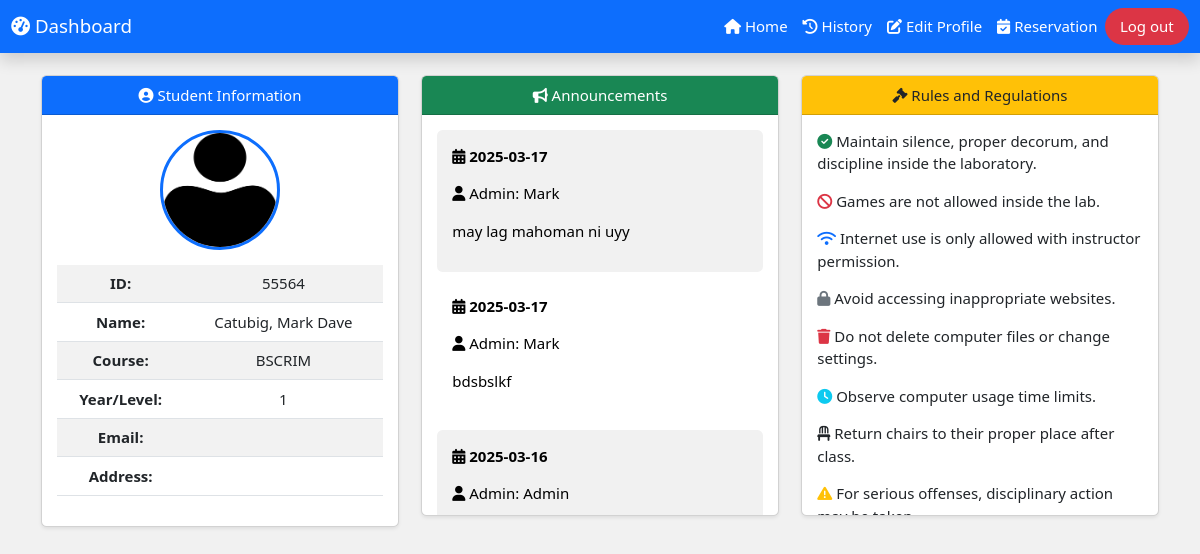
The page /users/home.php (signed in) on the database its author committed.
### tables this page shows
CREATE TABLE `user` (
  `id` int(11) NOT NULL,
  `lname` varchar(50) DEFAULT NULL,
  `fname` varchar(50) DEFAULT NULL,
  `MName` varchar(50) DEFAULT NULL,
  `Course` varchar(50) DEFAULT NULL,
  `Level` varchar(10) DEFAULT NULL,
  `username` varchar(50) DEFAULT NULL,
  `password` varchar(255) NOT NULL,
  `remaining_sesssion` int(11) NOT NULL,
  `image` varchar(255) DEFAULT NULL,
  `email` varchar(100) NOT NULL,
  `address` varchar(255) DEFAULT NULL,
  `role` enum('admin','user') NOT NULL DEFAULT 'user'
);

CREATE TABLE `announce` (
  `announce_id` int(11) NOT NULL,
  `admin_name` varchar(20) NOT NULL,
  `date` varchar(20) NOT NULL,
  `message` varchar(255) NOT NULL
);

### users/home.php (the view, shortened to what this page needs)
<?php
include('db.php');
$username = $_SESSION['username'];
$query = "SELECT id, lname, fname, MName, email, course, level, image, address FROM user WHERE username = ?";
$stmt = $con->prepare($query);
$stmt->bind_param("s", $username);
$stmt->execute();
$result = $stmt->get_result();
if ($result->num_rows > 0) {
    $user_data = $result->fetch_assoc();
} else {
    echo "<script>alert('User not found!'); window.location.href = 'index.php';</script>";
    exit();
}
?>
<!DOCTYPE html>
<html lang="en">
<head>
    <link rel="stylesheet" href="w3.css">
    <link rel="stylesheet" href="https://cdn.jsdelivr.net/npm/bootstrap@5.3.0/dist/css/bootstrap.min.css">
    <link rel="stylesheet" href="https://cdnjs.cloudflare.com/ajax/libs/font-awesome/6.5.1/css/all.min.css">
</head>
<body class="w3-light-grey">
<nav class="navbar navbar-expand-lg navbar-dark bg-primary shadow">
    <div class="container-fluid">
        <a class="navbar-brand text-white" href="home.php"><i class="fas fa-tachometer-alt"></i> Dashboard</a>
        <div class="navbar-nav ms-auto">
            <a href="home.php" class="nav-link text-white active">
                <i class="fas fa-home"></i> Home
            </a>
            <a href="#" class="nav-link text-white">
                <i class="fas fa-history"></i> History
            </a>
            <a href="edit.php" class="nav-link text-white">
                <i class="fa-solid fa-pen-to-square"></i> Edit Profile
            </a>
            <a href="reservation.php" class="nav-link text-white">
                <i class="fas fa-calendar-check"></i> Reservation
            </a>
            <a href="index.php" class="nav-link text-white bg-danger rounded-pill px-3">Log out</a>
        </div>
    </div>
</nav>
<div class="container mt-4">
    <div class="row g-4">
        <div class="col-md-4">
            <div class="card shadow-sm">
                <div class="card-header bg-primary text-white text-center">
                    <i class="fas fa-user-circle"></i> Student Information
                </div>
                <div class="card-body text-center">
                    <img src="<?php echo !empty($user_data['image']) ? htmlspecialchars($user_data['image']) : 'PERSON.png'; ?>"
                         class="rounded-circle border border-3 border-primary mb-3"
                         style="width: 120px; height: 120px;">
                    <table class="table table-striped">
                        <tr><th>ID:</th><td><?php echo htmlspecialchars($user_data['id']); ?></td></tr>
                        <tr><th>Name:</th><td><?php echo htmlspecialchars($user_data['lname']) . ', ' . htmlspecialchars($user_data['fname']) . ' ' . htmlspecialchars($user_data['MName']); ?></td></tr>
                        <tr><th>Course:</th><td><?php echo htmlspecialchars($user_data['course']); ?></td></tr>
                        <tr><th>Year/Level:</th><td><?php echo htmlspecialchars($user_data['level']); ?></td></tr>
                        <tr><th>Email:</th><td><?php echo htmlspecialchars($user_data['email']); ?></td></tr>
                        <tr><th>Address:</th><td><?php echo htmlspecialchars($user_data['address']); ?></td></tr>
                    </table>
                </div>
            </div>
        </div>
        <div class="col-md-4">
            <div class="card shadow-sm">
                <div class="card-header bg-success text-white text-center">
                    <i class="fas fa-bullhorn"></i> Announcements
                </div>
                <div class="card-body" style="max-height: 400px; overflow-y: auto;">
    <?php
    $announcement_query = "SELECT admin_name, message, date FROM announce ORDER BY date DESC";
    $announcement_result = $con->query($announcement_query);
    if ($announcement_result->num_rows > 0) {
        $count = 0;
        while ($announcement = $announcement_result->fetch_assoc()) {
            $bgColor = ($count % 2 === 0) ? 'w3-light-grey' : 'w3-white';
            echo "<div class='$bgColor p-3 rounded mb-2'>";
            echo '<p><i class="fas fa-calendar-alt"></i> <b>' . htmlspecialchars($announcement['date']) . '</b></p>';
            echo '<p><i class="fas fa-user"></i> Admin: ' . htmlspecialchars($announcement['admin_name']) . '</p>';
            echo '<p>' . htmlspecialchars($announcement['message']) . '</p>';
            echo '</div>';
            $count++;
        }
    } else {
        echo '<p class="text-center">No announcements available.</p>';
    }
    ?>
</div>
            </div>
        </div>
        <div class="col-md-4">
            <div class="card shadow-sm">
                <div class="card-header bg-warning text-dark text-center">
                    <i class="fas fa-gavel"></i> Rules and Regulations
                </div>
                <div class="card-body" style="max-height: 400px; overflow-y: auto;">
                    <p><i class="fas fa-check-circle text-success"></i> Maintain silence, proper decorum, and discipline inside the laboratory.</p>
                    <p><i class="fas fa-ban text-danger"></i> Games are not allowed inside the lab.</p>
                    <p><i class="fas fa-wifi text-primary"></i> Internet use is only allowed with instructor permission.</p>
                    <p><i class="fas fa-lock text-secondary"></i> Avoid accessing inappropriate websites.</p>
                    <p><i class="fas fa-trash text-danger"></i> Do not delete computer files or change settings.</p>
                    <p><i class="fas fa-clock text-info"></i> Observe computer usage time limits.</p>
                    <p><i class="fas fa-chair text-dark"></i> Return chairs to their proper place after class.</p>
                    <p><i class="fas fa-exclamation-triangle text-warning"></i> For serious offenses, disciplinary action may be taken.</p>
                </div>
            </div>
        </div>
    </div>
</div>
</body>
</html>

### w3.css (style rules this page uses)
html { box-sizing:border-box }
*,*:before,*:after { box-sizing:inherit }
html { -ms-text-size-adjust:100%;-webkit-text-size-adjust:100% }
body { margin:0 }
article,aside,details,figcaption,figure,footer,header,main,menu,nav,section { display:block }
a { background-color:transparent }
b,strong { font-weight:bolder }
img { border-style:none }
html,body { font-family:Verdana,sans-serif;font-size:15px;line-height:1.5 }
html { overflow-x:hidden }
img { vertical-align:middle }
a { color:inherit }
.w3-white,.w3-hover-white:hover { color:#000!important;background-color:#fff!important }
.w3-light-grey,.w3-hover-light-grey:hover,.w3-light-gray,.w3-hover-light-gray:hover { color:#000!important;background-color:#f1f1f1!important }

### rows shown on the page
user: id "55564", lname "Catubig", fname "Mark", MName "Dave", Course "BSCRIM", Level "1"
announce: date "2025-03-17", admin_name "Mark", message "may lag mahoman ni uyy"
announce: date "2025-03-17", admin_name "Mark", message "bdsbslkf"
announce: date "2025-03-16", admin_name "Admin"
